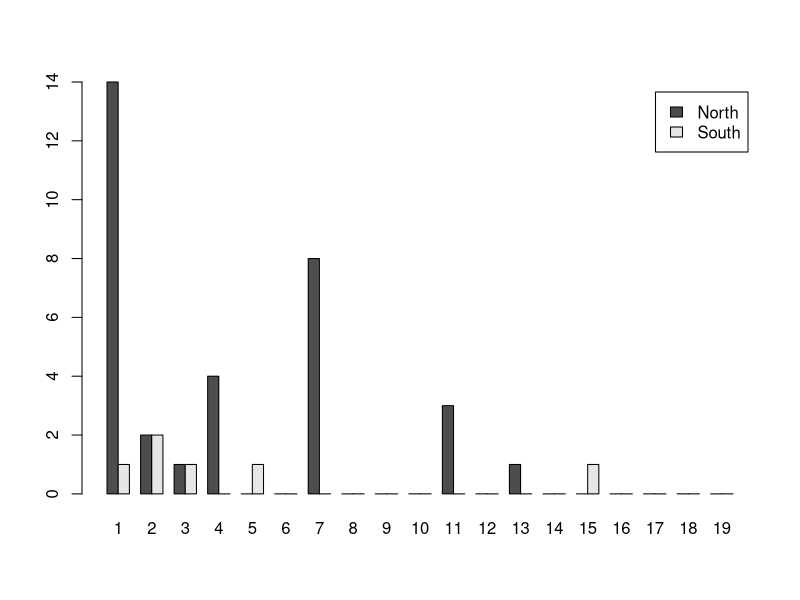
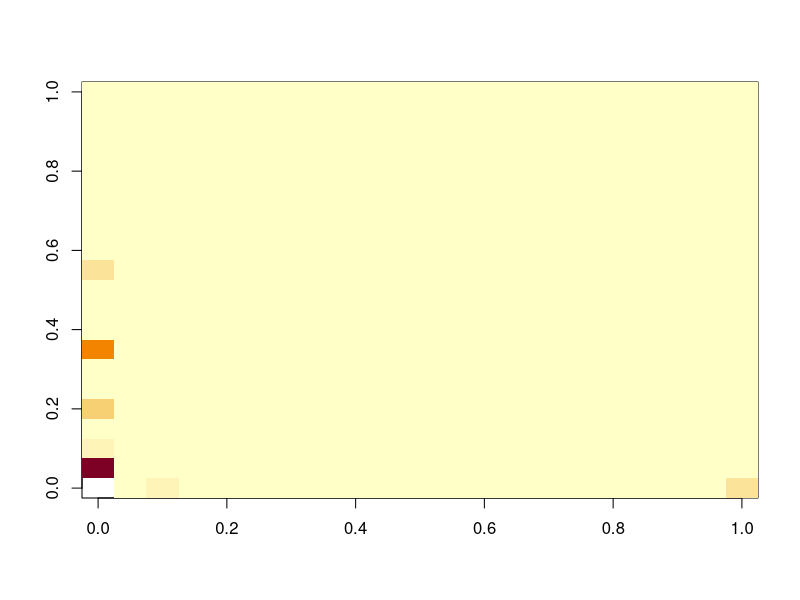

Source code (R) for these figures, in order:
###Genomic practical 2
##Date 11/11/21

len <- c(50000)
data_N <- as.matrix(read.csv("killer_whale_North.csv", stringsAsFactors=F, header=F, colClasses=rep("numeric", len)))
dim(data_N)
data_S <- as.matrix(read.csv("killer_whale_South.csv", stringsAsFactors=F, header=F, colClasses = rep("numeric", len)))

test <- c(0,1,1,0)
test2 <- c(1,1,0,0)

test <- c()
diff_N <- 0
n = nrow(data_N)

#Making sure that we are not comparing between themselves and repeat the comparison another way arounds

for (i in c(1:(n-1))) {
  for (j in c((i+1):n)) {
    diff <- sum(abs(data_N[i,] - data_N[j,]))
    diff_N <- diff_N + diff
  }
}

diff_S <- c()
for (i in c(1:(nrow(data_S)-1))) {
  for (j in c((i+1):nrow(data_S))) {
    diff = sum(abs(data_S[i,] - data_S[j,]))
    diff_S = diff_S + diff
  }
}

pi_N <- diff_N/(n * (n-1)/2)

Ne_N_pi <- pi_N/(4 * 1e-8 * len)


#Watt_N = snp_N/sum(1/1, 1/2, 1/3, 1/4, 1/5, ..., 1/19)

sum(1/seq(1,n-1))

snp_N <- c()

for (i in 1:ncol(data_N)) {
  if (length(unique(data_N[,i])) == 2 ) {
    snp_N <- c(snp_N, i)
  }
}

Watt_N <- length(snp_N)/sum(1/(seq(1,n-1)))

Ne_N_Watt <- Watt_N/ (4 *1e-8 *len)


## 2) site frequency spectra

### North population
sfs_N <- rep(0, n-1)
### allele frequencies
derived_freqs <- apply(X=data_N, MAR=2, FUN=sum)
### the easiest (but slowest) thing to do would be to loop over all possible allele frequencies and count the occurrences
for (i in 1:length(sfs_N)) sfs_N[i] <- length(which(derived_freqs==i))

### South population
sfs_S <- rep(0, n-1)
### allele frequencies
derived_freqs <- apply(X=data_S, MAR=2, FUN=sum)
### the easiest (but slowest) thing to do would be to loop over all possible allele frequencies and count the occurrences
for (i in 1:length(sfs_S)) sfs_S[i] <- length(which(derived_freqs==i))

### plot
barplot(t(cbind(sfs_N, sfs_S)), beside=T, names.arg=seq(1,nrow(data_S)-1,1), legend=c("North", "South"))

cat("\nThe population with the greater population size has a higher proportion of singletons, as expected.")

### bonus: joint site frequency spectrum

sfs <- matrix(0, nrow=nrow(data_N)+1, ncol=nrow(data_S)+1)
for (i in 1:ncol(data_N)) {
  
  freq_N <- sum(data_N[,i])
  freq_S <- sum(data_S[,i])
  
  sfs[freq_N+1,freq_S+1] <- sfs[freq_N+1,freq_S+1] + 1
  
}
sfs[1,1] <- NA # ignore non-SNPs

image(t(sfs))
